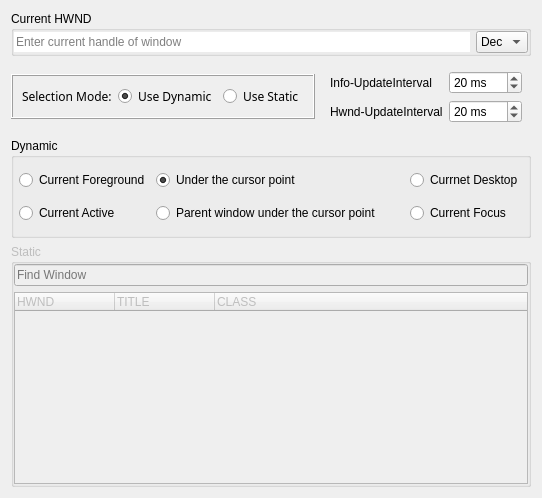
      <widget class="QWidget" name="tabSelect">
       <property name="layoutDirection">
        <enum>Qt::LeftToRight</enum>
       </property>
       <attribute name="title">
        <string>Select</string>
       </attribute>
       <layout class="QGridLayout" name="gridLayout_3">
        <item row="1" column="0">
         <widget class="QFrame" name="selectionModeFrame">
          <property name="sizePolicy">
           <sizepolicy hsizetype="Preferred" vsizetype="Fixed">
            <horstretch>0</horstretch>
            <verstretch>0</verstretch>
           </sizepolicy>
          </property>
          <property name="font">
           <font>
            <family>Cascadia Mono Light</family>
            <pointsize>9</pointsize>
            <italic>false</italic>
           </font>
          </property>
          <property name="frameShape">
           <enum>QFrame::Box</enum>
          </property>
          <property name="frameShadow">
           <enum>QFrame::Raised</enum>
          </property>
          <property name="lineWidth">
           <number>1</number>
          </property>
          <layout class="QHBoxLayout" name="horizontalLayout_11">
           <item>
            <widget class="QLabel" name="selectionModeLabel">
             <property name="sizePolicy">
              <sizepolicy hsizetype="Fixed" vsizetype="Preferred">
               <horstretch>0</horstretch>
               <verstretch>0</verstretch>
              </sizepolicy>
             </property>
             <property name="text">
              <string>Selection Mode:</string>
             </property>
            </widget>
           </item>
           <item>
            <widget class="QRadioButton" name="dynamicButton">
             <property name="text">
              <string>Use Dynamic</string>
             </property>
             <property name="checked">
              <bool>true</bool>
             </property>
             <property name="autoRepeat">
              <bool>false</bool>
             </property>
            </widget>
           </item>
           <item>
            <widget class="QRadioButton" name="staticButton">
             <property name="text">
              <string>Use Static</string>
             </property>
            </widget>
           </item>
          </layout>
         </widget>
        </item>
        <item row="3" column="0" colspan="2">
         <widget class="QGroupBox" name="staticGroupBox">
          <property name="enabled">
           <bool>false</bool>
          </property>
          <property name="title">
           <string>Static</string>
          </property>
          <layout class="QVBoxLayout" name="verticalLayout_3">
           <property name="leftMargin">
            <number>0</number>
           </property>
           <property name="topMargin">
            <number>0</number>
           </property>
           <property name="rightMargin">
            <number>0</number>
           </property>
           <property name="bottomMargin">
            <number>0</number>
           </property>
           <item>
            <widget class="QLineEdit" name="staticFindBoxEdit">
             <property name="maxLength">
              <number>1024</number>
             </property>
             <property name="frame">
              <bool>true</bool>
             </property>
             <property name="dragEnabled">
              <bool>false</bool>
             </property>
             <property name="placeholderText">
              <string>Find Window</string>
             </property>
             <property name="clearButtonEnabled">
              <bool>true</bool>
             </property>
            </widget>
           </item>
           <item>
            <widget class="QTreeWidget" name="staticWindowsTreeWidget">
             <property name="enabled">
              <bool>false</bool>
             </property>
             <property name="verticalScrollBarPolicy">
              <enum>Qt::ScrollBarAsNeeded</enum>
             </property>
             <property name="horizontalScrollBarPolicy">
              <enum>Qt::ScrollBarAsNeeded</enum>
             </property>
             <property name="autoScroll">
              <bool>true</bool>
             </property>
             <property name="dragEnabled">
              <bool>false</bool>
             </property>
             <property name="dragDropOverwriteMode">
              <bool>false</bool>
             </property>
             <property name="allColumnsShowFocus">
              <bool>false</bool>
             </property>
             <property name="columnCount">
              <number>3</number>
             </property>
             <attribute name="headerVisible">
              <bool>true</bool>
             </attribute>
             <attribute name="headerCascadingSectionResizes">
              <bool>false</bool>
             </attribute>
             <attribute name="headerHighlightSections">
              <bool>false</bool>
             </attribute>
             <attribute name="headerShowSortIndicator" stdset="0">
              <bool>false</bool>
             </attribute>
             <attribute name="headerStretchLastSection">
              <bool>true</bool>
             </attribute>
             <column>
              <property name="text">
               <string>HWND</string>
              </property>
             </column>
             <column>
              <property name="text">
               <string>TITLE</string>
              </property>
             </column>
             <column>
              <property name="text">
               <string>CLASS</string>
              </property>
             </column>
            </widget>
           </item>
          </layout>
         </widget>
        </item>
        <item row="2" column="0" colspan="2">
         <widget class="QGroupBox" name="dynamicGroupBox">
          <property name="enabled">
           <bool>true</bool>
          </property>
          <property name="sizePolicy">
           <sizepolicy hsizetype="Preferred" vsizetype="Fixed">
            <horstretch>0</horstretch>
            <verstretch>0</verstretch>
           </sizepolicy>
          </property>
          <property name="minimumSize">
           <size>
            <width>0</width>
            <height>100</height>
           </size>
          </property>
          <property name="title">
           <string>Dynamic</string>
          </property>
          <property name="checkable">
           <bool>false</bool>
          </property>
          <layout class="QGridLayout" name="gridLayout_5">
           <property name="leftMargin">
            <number>5</number>
           </property>
           <property name="topMargin">
            <number>5</number>
           </property>
           <property name="rightMargin">
            <number>5</number>
           </property>
           <property name="bottomMargin">
            <number>5</number>
           </property>
           <item row="1" column="1" colspan="2">
            <widget class="QRadioButton" name="dynamicUnderCursorPointButton">
             <property name="sizePolicy">
              <sizepolicy hsizetype="Fixed" vsizetype="Fixed">
               <horstretch>0</horstretch>
               <verstretch>0</verstretch>
              </sizepolicy>
             </property>
             <property name="text">
              <string>Under the cursor point</string>
             </property>
             <property name="checked">
              <bool>true</bool>
             </property>
            </widget>
           </item>
           <item row="2" column="1" colspan="2">
            <widget class="QRadioButton" name="dynamicPUnderCursorPointButton">
             <property name="sizePolicy">
              <sizepolicy hsizetype="Fixed" vsizetype="Fixed">
               <horstretch>0</horstretch>
               <verstretch>0</verstretch>
              </sizepolicy>
             </property>
             <property name="text">
              <string>Parent window under the cursor point</string>
             </property>
            </widget>
           </item>
           <item row="1" column="3">
            <widget class="QRadioButton" name="dynamicDesktopButton">
             <property name="sizePolicy">
              <sizepolicy hsizetype="Fixed" vsizetype="Fixed">
               <horstretch>0</horstretch>
               <verstretch>0</verstretch>
              </sizepolicy>
             </property>
             <property name="text">
              <string>Currnet Desktop</string>
             </property>
             <property name="checkable">
              <bool>true</bool>
             </property>
             <property name="checked">
              <bool>false</bool>
             </property>
            </widget>
           </item>
           <item row="2" column="3">
            <widget class="QRadioButton" name="dynamicFocusButton">
             <property name="sizePolicy">
              <sizepolicy hsizetype="Fixed" vsizetype="Fixed">
               <horstretch>0</horstretch>
               <verstretch>0</verstretch>
              </sizepolicy>
             </property>
             <property name="text">
              <string>Current Focus</string>
             </property>
            </widget>
           </item>
           <item row="2" column="0">
            <widget class="QRadioButton" name="dynamicActiveButton">
             <property name="sizePolicy">
              <sizepolicy hsizetype="Fixed" vsizetype="Fixed">
               <horstretch>0</horstretch>
               <verstretch>0</verstretch>
              </sizepolicy>
             </property>
             <property name="text">
              <string>Current Active</string>
             </property>
             <property name="checked">
              <bool>false</bool>
             </property>
            </widget>
           </item>
           <item row="1" column="0">
            <widget class="QRadioButton" name="dynamicForegroundButton">
             <property name="sizePolicy">
              <sizepolicy hsizetype="Fixed" vsizetype="Fixed">
               <horstretch>0</horstretch>
               <verstretch>0</verstretch>
              </sizepolicy>
             </property>
             <property name="text">
              <string>Current Foreground</string>
             </property>
             <property name="checked">
              <bool>false</bool>
             </property>
            </widget>
           </item>
          </layout>
         </widget>
        </item>
        <item row="1" column="1">
         <widget class="QWidget" name="updateIntervalWidget" native="true">
          <property name="sizePolicy">
           <sizepolicy hsizetype="Preferred" vsizetype="Fixed">
            <horstretch>0</horstretch>
            <verstretch>0</verstretch>
           </sizepolicy>
          </property>
          <property name="toolTip">
           <string>Update interval (Please do not set too high or too low)</string>
          </property>
          <property name="autoFillBackground">
           <bool>false</bool>
          </property>
          <layout class="QGridLayout" name="updateIntervalGridLayout">
           <item row="0" column="1">
            <widget class="QSpinBox" name="infoUpdateIntervalSpinBox">
             <property name="suffix">
              <string> ms</string>
             </property>
             <property name="maximum">
              <number>1000</number>
             </property>
             <property name="value">
              <number>20</number>
             </property>
            </widget>
           </item>
           <item row="0" column="0">
            <widget class="QLabel" name="infoUpdateIntervalLabel">
             <property name="text">
              <string>Info-UpdateInterval</string>
             </property>
            </widget>
           </item>
           <item row="1" column="0">
            <widget class="QLabel" name="hwndUpdateIntervalLabel">
             <property name="text">
              <string>Hwnd-UpdateInterval</string>
             </property>
            </widget>
           </item>
           <item row="1" column="1">
            <widget class="QSpinBox" name="hwndUpdateIntervalSpinBox">
             <property name="frame">
              <bool>true</bool>
             </property>
             <property name="showGroupSeparator" stdset="0">
              <bool>false</bool>
             </property>
             <property name="suffix">
              <string> ms</string>
             </property>
             <property name="maximum">
              <number>1000</number>
             </property>
             <property name="value">
              <number>20</number>
             </property>
            </widget>
           </item>
          </layout>
         </widget>
        </item>
        <item row="0" column="0" colspan="2">
         <widget class="QGroupBox" name="currentHwndGroupBox">
          <property name="title">
           <string>Current HWND</string>
          </property>
          <layout class="QHBoxLayout" name="horizontalLayout_12">
           <property name="leftMargin">
            <number>0</number>
           </property>
           <property name="topMargin">
            <number>0</number>
           </property>
           <property name="rightMargin">
            <number>0</number>
           </property>
           <property name="bottomMargin">
            <number>0</number>
           </property>
           <item>
            <widget class="RadixLineEdit" name="currentHwndEdit">
             <property name="maxLength">
              <number>64</number>
             </property>
             <property name="frame">
              <bool>false</bool>
             </property>
             <property name="readOnly">
              <bool>true</bool>
             </property>
             <property name="placeholderText">
              <string>Enter current handle of window</string>
             </property>
            </widget>
           </item>
           <item>
            <widget class="QComboBox" name="currentHwndRadixComboBox">
             <property name="editable">
              <bool>false</bool>
             </property>
             <property name="currentIndex">
              <number>1</number>
             </property>
             <property name="frame">
              <bool>true</bool>
             </property>
             <item>
              <property name="text">
               <string>Hex</string>
              </property>
             </item>
             <item>
              <property name="text">
               <string>Dec</string>
              </property>
             </item>
             <item>
              <property name="text">
               <string>Oct</string>
              </property>
             </item>
             <item>
              <property name="text">
               <string>Bin</string>
              </property>
             </item>
            </widget>
           </item>
          </layout>
         </widget>
        </item>
       </layout>
      </widget>
